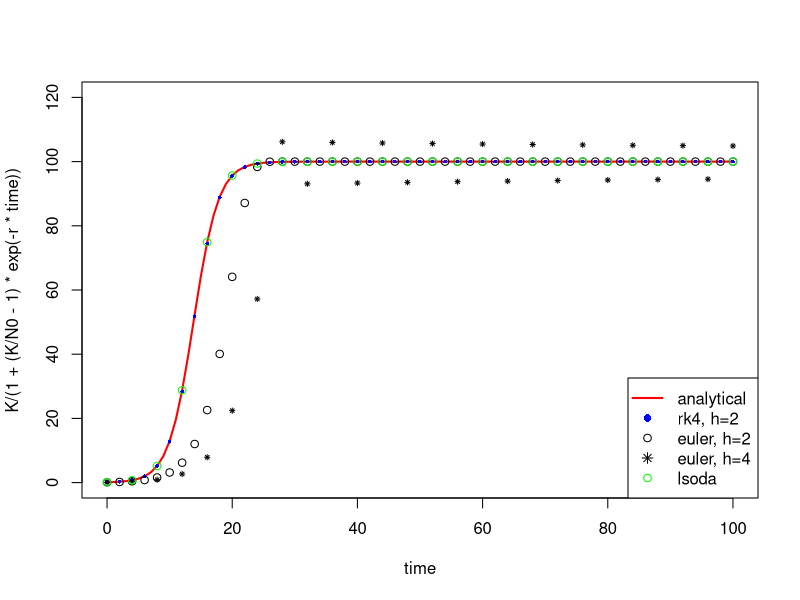

This chart was generated by the following R code:
# NOT RUN {
## =======================================================================
## Example: Analytical and numerical solutions of logistic growth
## =======================================================================

library('deSolve')

## the derivative of the logistic
logist <- function(t, x, parms) {
  with(as.list(parms), {
    dx <- r * x[1] * (1 - x[1]/K)
    list(dx)
  })
}

time  <- 0:100
N0    <- 0.1; r <- 0.5; K <- 100
parms <- c(r = r, K = K)
x <- c(N = N0)

## analytical solution
plot(time, K/(1 + (K/N0-1) * exp(-r*time)), ylim = c(0, 120),
     type = "l", col = "red", lwd = 2)

## reasonable numerical solution with rk4
time <- seq(0, 100, 2)
out <- as.data.frame(rk4(x, time, logist, parms))
points(out$time, out$N, pch = 16, col = "blue", cex = 0.5)

## same time step with euler, systematic under-estimation
time <- seq(0, 100, 2)
out <- as.data.frame(euler(x, time, logist, parms))
points(out$time, out$N, pch = 1)

## unstable result
time <- seq(0, 100, 4)
out <- as.data.frame(euler(x, time, logist, parms))
points(out$time, out$N, pch = 8, cex = 0.5)

## method with automatic time step
out <- as.data.frame(lsoda(x, time, logist, parms))
points(out$time, out$N, pch = 1, col = "green")

legend("bottomright",
       c("analytical","rk4, h=2", "euler, h=2",
         "euler, h=4", "lsoda"),
       lty = c(1, NA, NA, NA, NA), lwd = c(2, 1, 1, 1, 1),
       pch = c(NA, 16, 1, 8, 1),
       col = c("red", "blue", "black", "black", "green"))
# }
